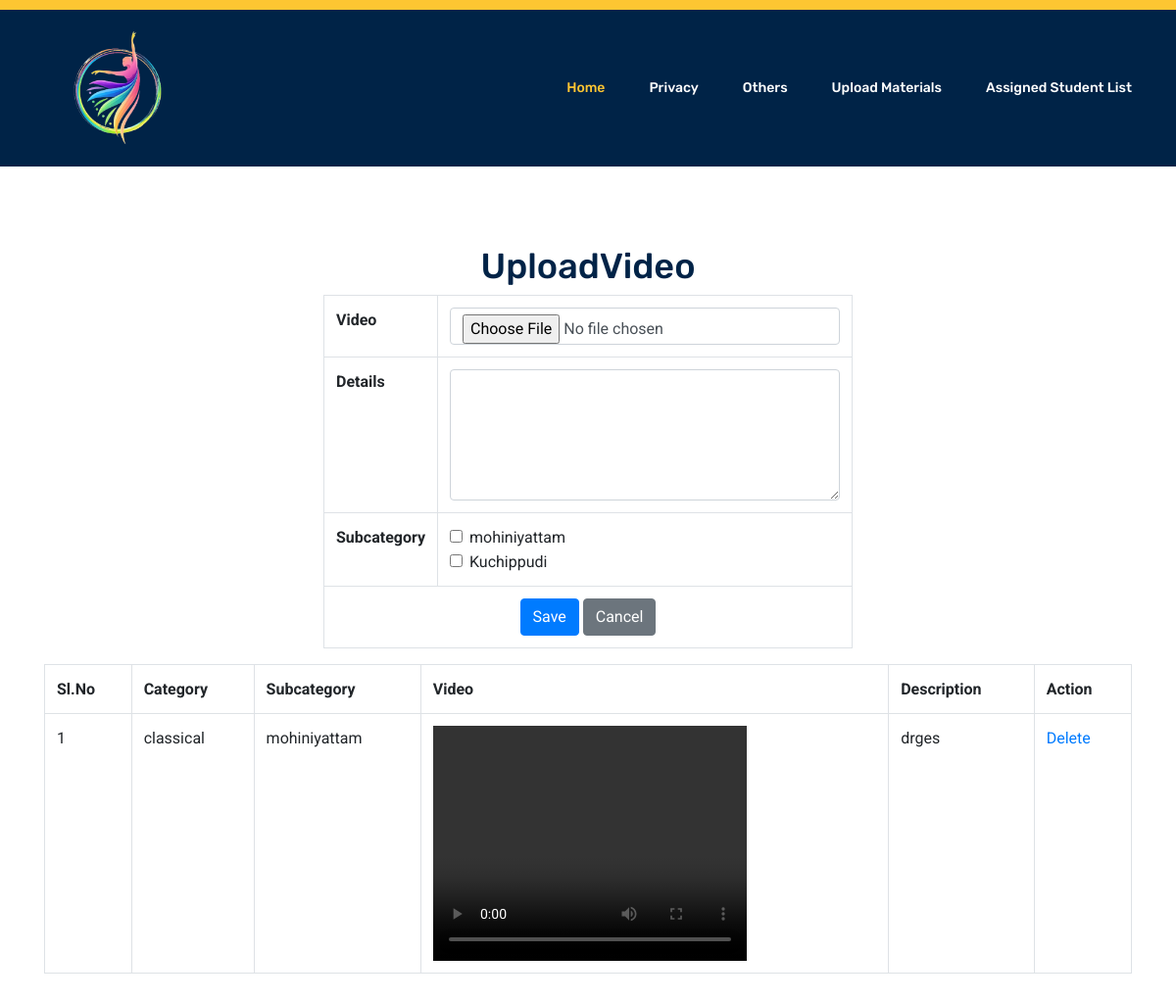
/Project/Trainer/uploadvideo.php (signed in), run on an earlier commit of the app's database.
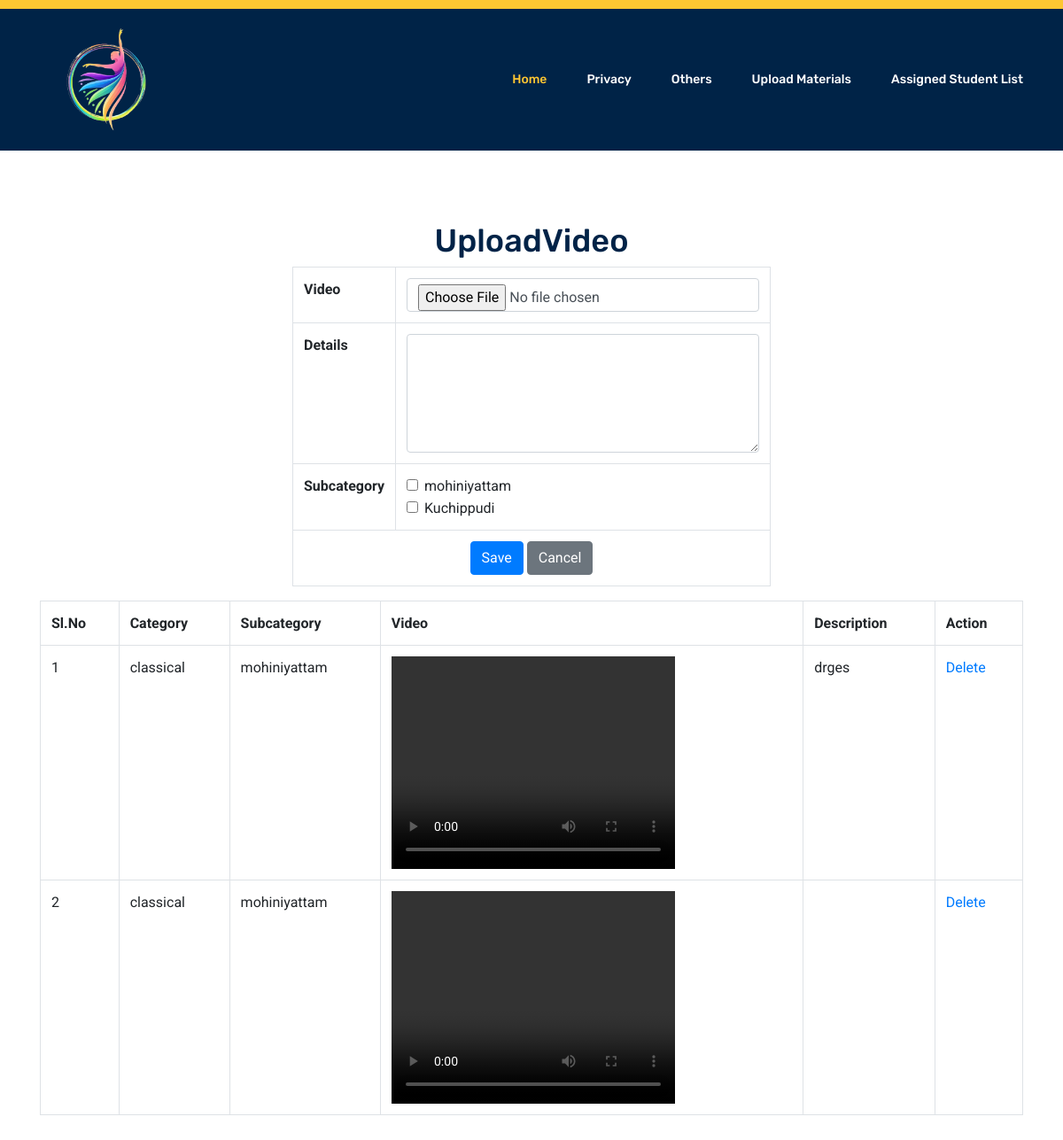
And on a later commit of the database.
### tables this page shows
CREATE TABLE `tbl_subcategory` (
  `subcategory_id` int(11) NOT NULL auto_increment,
  `subcategory_name` varchar(100) NOT NULL,
  `category_id` int(11) NOT NULL,
  `subcategory_rate` varchar(50) NOT NULL,
  PRIMARY KEY  (`subcategory_id`)
);

CREATE TABLE `tbl_video` (
  `video_id` int(11) NOT NULL auto_increment,
  `video_details` varchar(1000) NOT NULL,
  `trainer_id` int(11) NOT NULL,
  `subcategory_id` varchar(100) NOT NULL,
  `video_file` varchar(50) NOT NULL,
  PRIMARY KEY  (`video_id`)
);

CREATE TABLE `tbl_category` (
  `category_id` int(11) NOT NULL auto_increment,
  `category_name` varchar(50) NOT NULL,
  PRIMARY KEY  (`category_id`)
);

### Project/Trainer/uploadvideo.php (the view, shortened to what this page needs)
<!DOCTYPE html PUBLIC "-//W3C//DTD XHTML 1.0 Transitional//EN" "http://www.w3.org/TR/xhtml1/DTD/xhtml1-transitional.dtd">
<html xmlns="http://www.w3.org/1999/xhtml">
<head>
<link rel="stylesheet" href="https://stackpath.bootstrapcdn.com/bootstrap/4.5.2/css/bootstrap.min.css">
</head>
<body>
<?php
include("Head.php");
$sel="select * from tbl_trainer where trainer_id='".$_SESSION["trainer_id"]."'";
$data=mysql_query($sel);
$row=mysql_fetch_array($data);
$subcate=$row["subcategory_id"];
$delimiter = ",";
$stringArray = explode($delimiter, $subcate);
?>
<br><br><br><br><br><br><br><br><br><br>
<div class="container">
<center><h1>UploadVideo</h1></center>
  <form action="" method="post" enctype="multipart/form-data" name="form1" id="form1">
    <div class="row justify-content-center">
      <div class="col-md-6">
        <table class="table table-bordered" align="center" cellpadding="10">
          <tr>
            <th>Video</th>
            <td><input type="file" class="form-control" name="fileField" id="fileField" required/></td>
          </tr>
          <tr>
            <th>Details</th>
            <td><textarea class="form-control" name="txtdetails" id="txtdetails" cols="45" rows="5" required></textarea></td>
          </tr>
          <tr>
            <th>Subcategory</th>
            <td>
              <?php foreach($stringArray as $checked) {
                $selsub="select *  from tbl_subcategory where subcategory_id='".$checked."'";
                $datasub=mysql_query($selsub);
                $rowsub=mysql_fetch_array($datasub);
              ?>
              <div class="form-check">
                <input class="form-check-input" type="checkbox" name="subcat" value="<?php echo $rowsub["subcategory_id"]?>" />
                <label class="form-check-label"><?php echo $rowsub["subcategory_name"]?></label>
              </div>
              <?php } ?>
            </td>
          </tr>
          <tr>
            <td colspan="2" align="center">
              <input type="submit" class="btn btn-primary" name="button" id="button" value="Save" />
              <input type="submit" class="btn btn-secondary" name="button2" id="button2" value="Cancel" />
            </td>
          </tr>
        </table>
      </div>
    </div>
    <div class="row justify-content-center">
      <div class="col-md-12">
        <table class="table table-bordered" align="center" cellpadding="10">
          <tr>
            <th>Sl.No</th>
            <th>Category</th>
            <th>Subcategory</th>
            <th>Video</th>
            <th>Description</th>
            <th>Action</th>
          </tr>
          <?php
            $selvideos="select * from tbl_video v inner join tbl_subcategory s on s.subcategory_id=v.subcategory_id inner join tbl_category c on c.category_id=s.category_id where v.trainer_id='".$_SESSION["trainer_id"]."'";
            $datavideo=mysql_query($selvideos);
            $i=0;
            while($rowvideo=mysql_fetch_array($datavideo))
            {
              $i++;
          ?>
          <tr>
            <td><?php echo $i?></td>
            <td><?php echo $rowvideo["category_name"]?></td>
            <td><?php echo $rowvideo["subcategory_name"]?></td>
            <td>
              <video width="320" height="240" controls>
                <source src="../Assets/Files/Video/<?php echo $rowvideo["video_file"]?>" type="video/mp4">
              </video>
            </td>
            <td><?php echo $rowvideo["video_details"]?></td>
            <td><a href="uploadvideo.php?did=<?php echo $rowvideo["video_id"]?>">Delete</a></td>
          </tr>
          <?php } ?>
        </table>
      </div>
    </div>
  </form>
</div>
</body>
</html>
<br><br><br><br><br><br><br><br>

What changed in the data, as far as the page shows it:
added tbl_video: tbl_category.category_name "classical", subcategory.subcategory_name "mohiniyattam"
